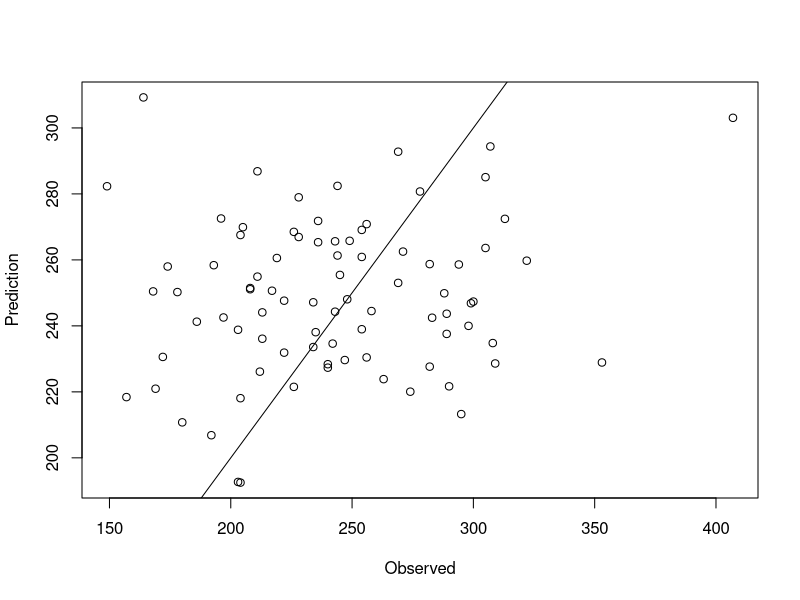
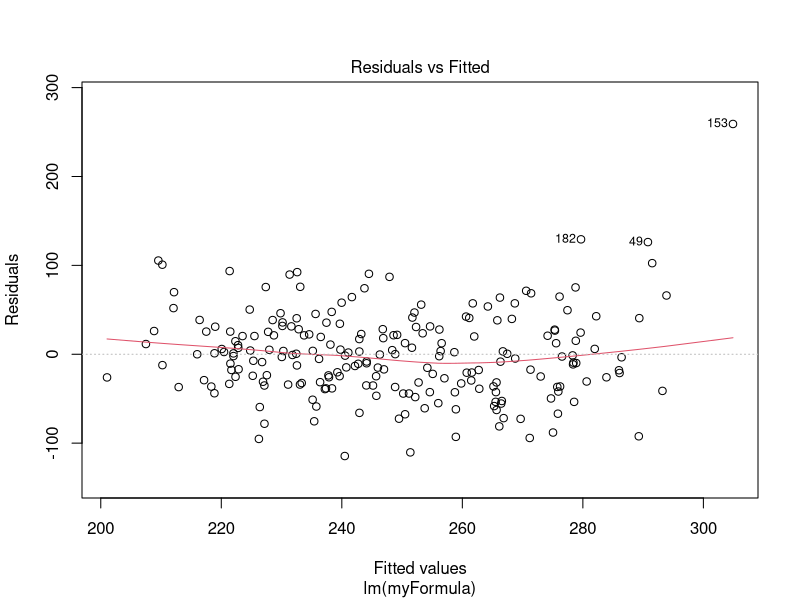
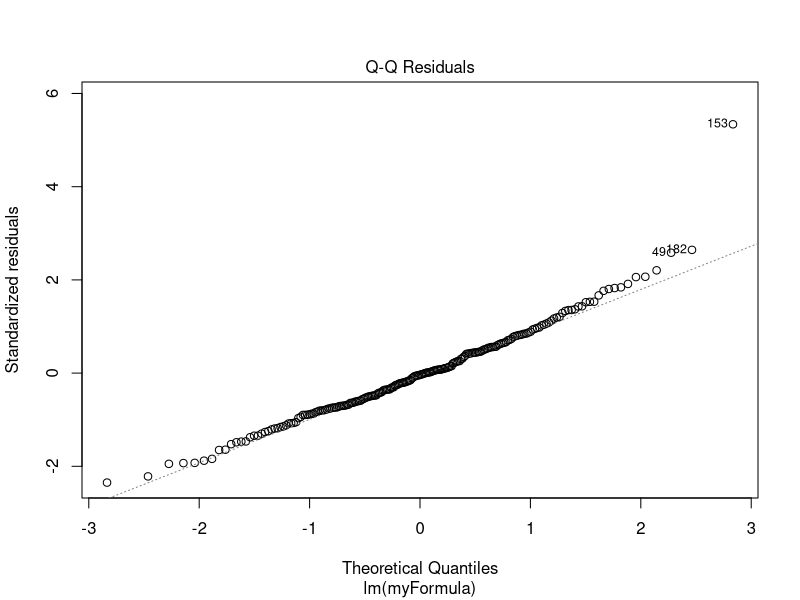
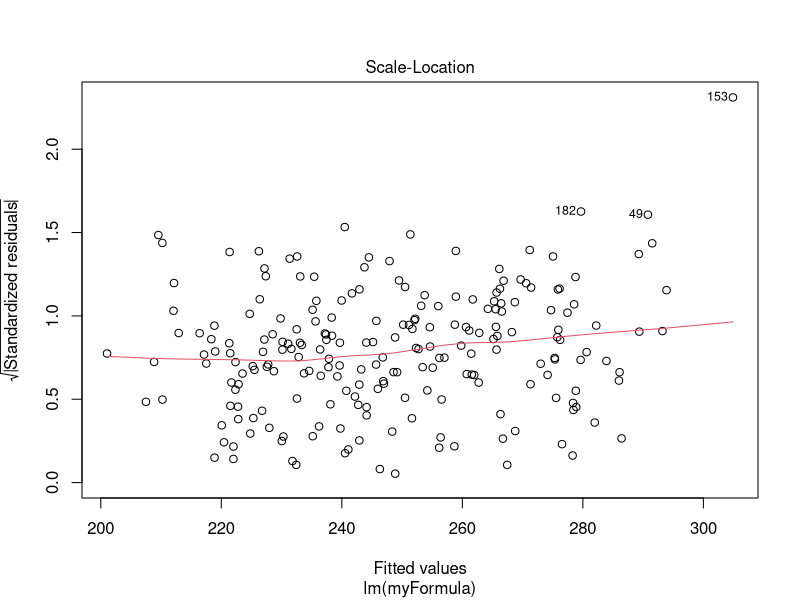
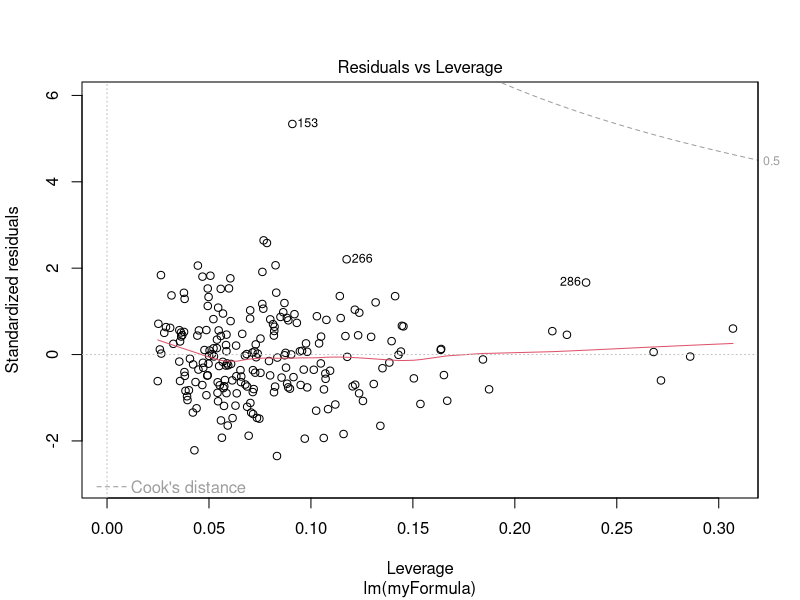

These charts were generated, in order, by the following R code:
#Estimating cholesterol with help of age, sex and other vitals by Harshith.

# 1. Loading Data in R
# Set working directory and read the data
setwd("C:/Users/Harshith/Desktop/DataScience/Data")
#Read the data into a data frame
cholesterol <- read.csv("cholesterol.csv")
head(cholesterol)

# 2. Split the data into training and test set
set.seed(1234)
ind <- sample(2, nrow(cholesterol), replace = TRUE, prob = c(0.7, 0.3))
train.chol <- cholesterol[ind == 1, ]
test.chol <- cholesterol[ind == 2, ]

# 3. Run the method on a training data
myFormula<-chol~.
model<-lm(myFormula, data=train.chol)
print(model)
summary(model)

# 4. Evaluate the model on test data
pred <- predict(model,  newdata=test.chol)
plot(test.chol$chol, pred, xlab = "Observed", ylab = "Prediction")
abline(a = 0, b = 1)
plot (model)

# 5. Minimal adequate model
Model2<-step(model, direction="backward")
summary(Model2)

